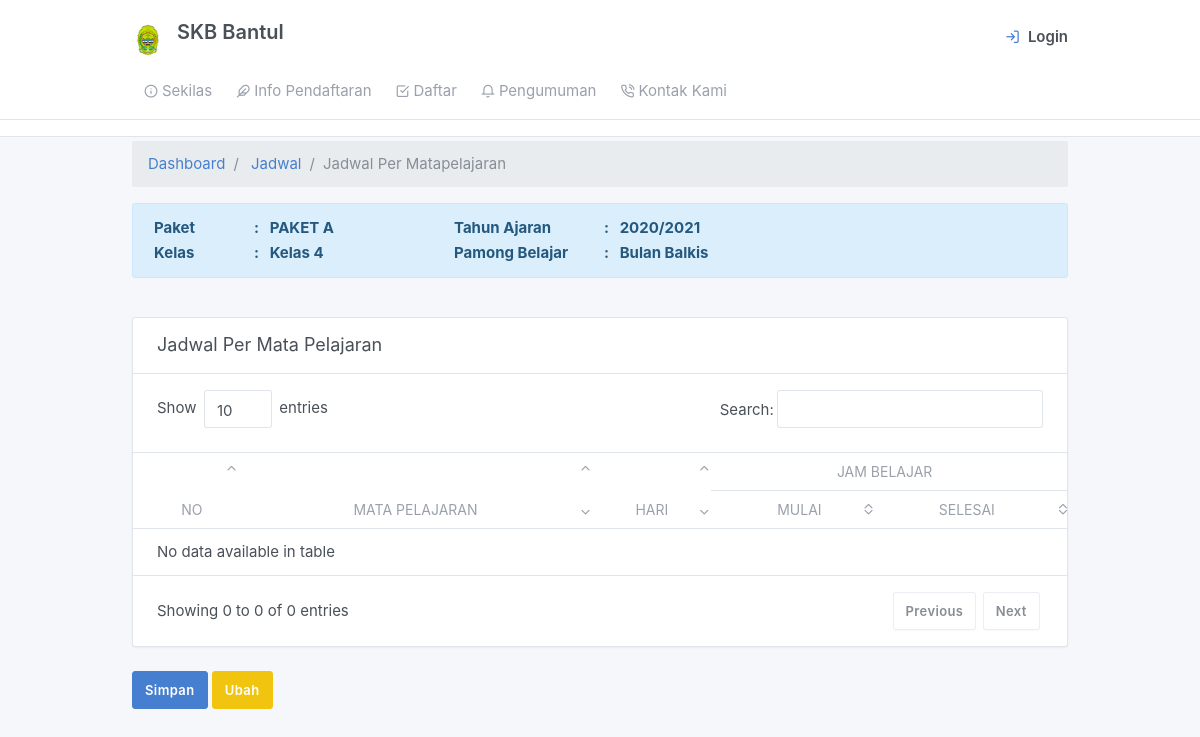
The app's page /admin/jadwal_permapel.php?id=1 (signed in), older data.
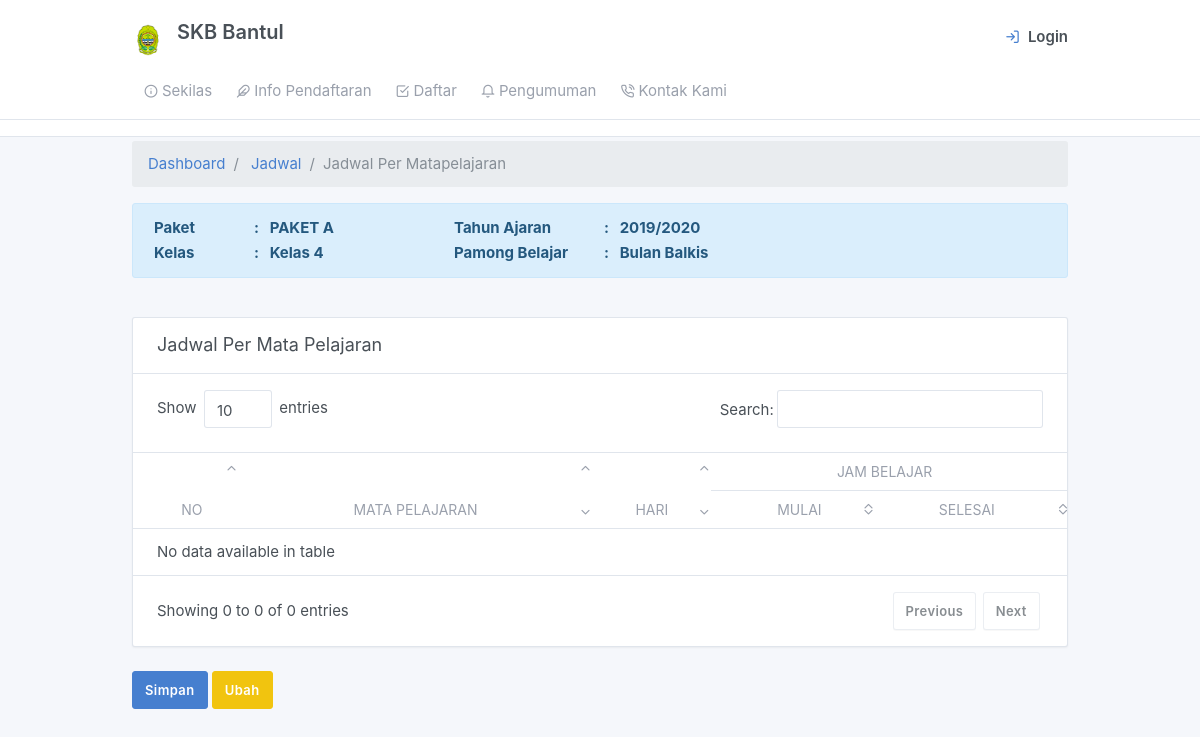
The same page, newer data.
### tables this page shows
CREATE TABLE `tb_rombel` (
  `rombel_id` int(11) NOT NULL,
  `ta_id` int(11) NOT NULL,
  `kelas_id` int(11) NOT NULL,
  `nik` char(16) NOT NULL
);

CREATE TABLE `tb_tahunajaran` (
  `ta_id` int(11) NOT NULL,
  `semester_id` int(11) NOT NULL,
  `ta_nama` varchar(12) NOT NULL,
  `ta_status` varchar(12) NOT NULL DEFAULT 'Tidak Aktif'
);

CREATE TABLE `tb_paket` (
  `paket_id` int(11) NOT NULL,
  `paket_nama` char(10) NOT NULL
);

CREATE TABLE `tb_kelas` (
  `kelas_id` int(11) NOT NULL,
  `kelas_nama` varchar(11) NOT NULL,
  `paket_id` int(11) NOT NULL
);

CREATE TABLE `tb_pamong_belajar` (
  `nik` char(16) NOT NULL,
  `pamong_nama` varchar(50) NOT NULL,
  `pamong_tempat_lhr` varchar(30) NOT NULL,
  `pamong_tanggal_lhr` date NOT NULL,
  `pamong_jenkel` enum('Laki-Laki','Perempuan') NOT NULL,
  `pamong_agama` varchar(12) NOT NULL,
  `pamong_alamat` varchar(100) NOT NULL,
  `pamong_no_hp` varchar(14) NOT NULL,
  `pamong_jabatan` enum('Pamong Belajar','Tutor') NOT NULL
);

### admin/jadwal_permapel.php (the view, shortened to what this page needs)
<?php include_once "cek_session.php"; include_once "views/main.php";?>
<div class="my-3 my-md-1">
  <div class="container">
  <ol class="breadcrumb">
            <li class="breadcrumb-item">
              <a href="../index.php">Dashboard</a>
            </li>
            <li class="breadcrumb-item">
              <a href="../admin/jadwal.php">Jadwal</a>
            </li>
            <li class="breadcrumb-item active">Jadwal Per Matapelajaran</li>
          </ol>
    <?php
	  $sql1=mysqli_query($connect, "SELECT a.rombel_id,c.kelas_nama,f.paket_nama,b.ta_nama,b.ta_id,e.pamong_nama FROM tb_rombel a JOIN tb_tahunajaran b ON a.ta_id=b.ta_id JOIN tb_kelas c ON a.kelas_id=c.kelas_id JOIN tb_pamong_belajar e ON a.nik=e.nik JOIN tb_paket f on c.paket_id=f.paket_id WHERE a.ta_id=(SELECT ta_id FROM tb_tahunajaran WHERE ta_status='Aktif') AND a.rombel_id='".$_GET['id']."'");
	  $cek1= mysqli_num_rows($sql1);
	  if($cek1>0){
	  while ($data1= mysqli_fetch_array($sql1)) {
	?>
   <div class="alert alert-info" role="alert">
    <table>
        <tr>
            <th style="text-align:left;" width="100px">Paket </th>
            <th style="text-align:left;" width="120px">: &nbsp&nbsp<?php echo $data1['paket_nama'] ?></th>
            <th style="text-align:left;" width="120px">Tahun Ajaran</th>
            <th style="text-align:left;" width="120px">: &nbsp&nbsp<?php echo $data1['ta_nama'] ?></th>
        </tr>
        <tr>
            <th style="text-align:left;" width="100px">Kelas </th>
            <th style="text-align:left;" width="200px">: &nbsp&nbsp<?php echo $data1['kelas_nama'] ?></th>
            <th style="text-align:left;" width="150px"> Pamong Belajar </th>
            <th style="text-align:left;" width="300px">: &nbsp&nbsp<?php echo $data1['pamong_nama'] ?></th>
        </tr>
    </table>
    </div>
   <br>
    <?php }} ?>
    <form method="post">
     <div class="">
        <div class="card">
        <div class="card-header">
                    <h3 class="card-title">Jadwal Per Mata Pelajaran</h3>
          </div>
          <div class="table-responsive">
            <table border="0px" style="border-collapse: collapse;" class="table card-table table-vcenter text-nowrap datatable" >
              <thead>
                <tr>
                    <th rowspan="2"><center>No</center></th>
                    <th rowspan="2"><center>Mata Pelajaran</center></th>
                    <th rowspan="2"><center>Hari</center></th>
                    <th colspan="2"><center>Jam Belajar</center></th>
                 </tr>
                 <tr>
                    <th><center>Mulai</center></th>
                    <th><center>Selesai</center></th>
                  </tr>
              </thead>
              <tbody>
              </tbody>
            </table>
          </div>
        </div>
      </div>
	  <button type='submit' name='tambah' class='btn btn-primary' role='button'>Simpan</button>
      <button type='submit' name='ubah' class='btn btn-warning' role='button'>Ubah</button>
    </div>
  </div>

Row changes from the older to the newer data that the page shows:
changed tb_rombel "PAKET A": ta.ta_nama "2020/2021" → "2019/2020"
